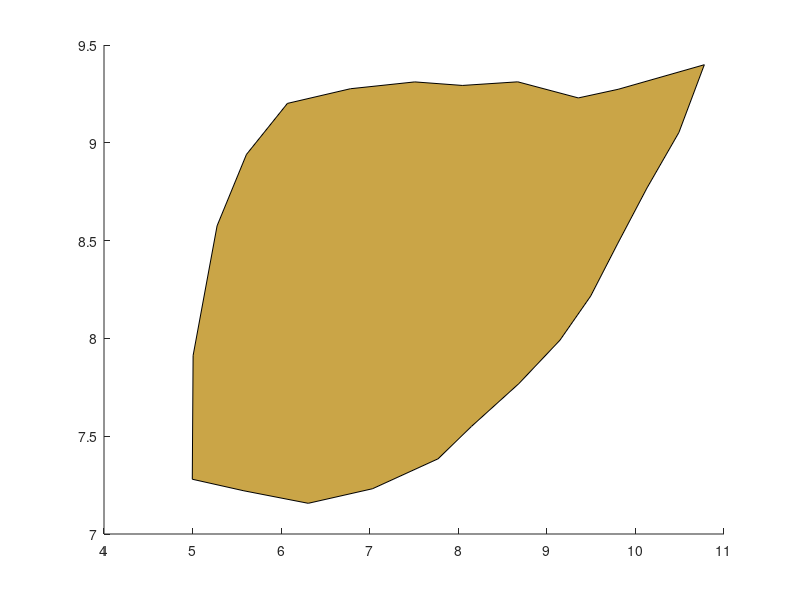

Write the MATLAB code that produced this figure. (Note: this script raises an error after producing the figure.)
%% script_2
%
%   This script produces the leaf of the peach
%

%read in data
data = csvread('data/leaf.csv');
%plot data
l = patch(data(:,1), data(:,2), [0.792, 0.647, 0.278]);
l.LineWidth = 2;

%% SOLUTION: Breakout 1

%read in data
% data = csvread('data/leaf.csv');
%plot data
% l = patch(data(:,1), data(:,2), [0.792, 0.647, 0.278]); % per reviewer comments
% l.LineWidth = 1;
